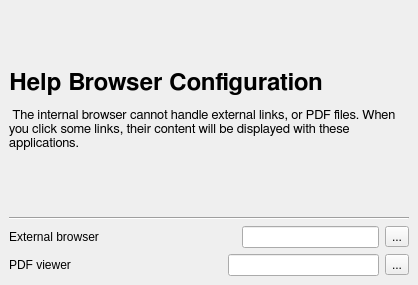
<ui version="4.0" >
 <author></author>
 <comment></comment>
 <exportmacro></exportmacro>
 <class>EditorCfgUI</class>
 <widget class="QWidget" name="EditorCfgUI" >
  <property name="geometry" >
   <rect>
    <x>0</x>
    <y>0</y>
    <width>418</width>
    <height>285</height>
   </rect>
  </property>
  <property name="windowTitle" >
   <string>Form</string>
  </property>
  <layout class="QVBoxLayout" >
   <property name="margin" >
    <number>9</number>
   </property>
   <property name="spacing" >
    <number>6</number>
   </property>
   <item>
    <widget class="QLabel" name="label_3" >
     <property name="text" >
      <string>&lt;html>&lt;head>&lt;meta name="qrichtext" content="1" />&lt;/head>&lt;body style=" white-space: pre-wrap; font-family:FreeSans; font-size:10pt; font-weight:400; font-style:normal; text-decoration:none;">&lt;p style=" margin-top:18px; margin-bottom:12px; margin-left:0px; margin-right:0px; -qt-block-indent:0; text-indent:0px; font-weight:600;">&lt;font size="6">&lt;font size="6">Help Browser Configuration&lt;/font>&lt;/font>&lt;/p>&lt;p style=" margin-top:0px; margin-bottom:0px; margin-left:0px; margin-right:0px; -qt-block-indent:0; text-indent:0px;"> The internal browser cannot handle external links, or PDF files. When you click some links, their content will be displayed with these applications.&lt;/p>&lt;/body>&lt;/html></string>
     </property>
     <property name="textFormat" >
      <enum>Qt::RichText</enum>
     </property>
     <property name="scaledContents" >
      <bool>true</bool>
     </property>
     <property name="wordWrap" >
      <bool>true</bool>
     </property>
    </widget>
   </item>
   <item>
    <widget class="Line" name="line" >
     <property name="orientation" >
      <enum>Qt::Horizontal</enum>
     </property>
    </widget>
   </item>
   <item>
    <layout class="QHBoxLayout" >
     <property name="margin" >
      <number>0</number>
     </property>
     <property name="spacing" >
      <number>6</number>
     </property>
     <item>
      <widget class="QLabel" name="label_2" >
       <property name="text" >
        <string>External browser</string>
       </property>
      </widget>
     </item>
     <item>
      <spacer>
       <property name="orientation" >
        <enum>Qt::Horizontal</enum>
       </property>
       <property name="sizeHint" >
        <size>
         <width>137</width>
         <height>20</height>
        </size>
       </property>
      </spacer>
     </item>
     <item>
      <widget class="QLineEdit" name="lineEdit" />
     </item>
     <item>
      <widget class="QToolButton" name="toolButton" >
       <property name="text" >
        <string>...</string>
       </property>
      </widget>
     </item>
    </layout>
   </item>
   <item>
    <layout class="QHBoxLayout" >
     <property name="margin" >
      <number>0</number>
     </property>
     <property name="spacing" >
      <number>6</number>
     </property>
     <item>
      <widget class="QLabel" name="label" >
       <property name="text" >
        <string>PDF viewer</string>
       </property>
      </widget>
     </item>
     <item>
      <spacer>
       <property name="orientation" >
        <enum>Qt::Horizontal</enum>
       </property>
       <property name="sizeHint" >
        <size>
         <width>143</width>
         <height>20</height>
        </size>
       </property>
      </spacer>
     </item>
     <item>
      <widget class="QLineEdit" name="lineEdit_2" />
     </item>
     <item>
      <widget class="QToolButton" name="toolButton_2" >
       <property name="text" >
        <string>...</string>
       </property>
      </widget>
     </item>
    </layout>
   </item>
  </layout>
 </widget>
 <pixmapfunction></pixmapfunction>
 <resources/>
 <connections/>
</ui>
